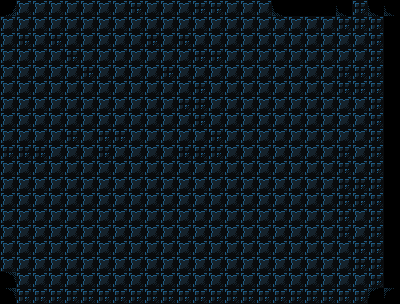

Rendered tile map (Tiled .tmx) drawn with the repository's tilesets; below, a short description and the map source with its tile grids summarised:
An orthogonal 25x19 tile map with 16x16 px tiles, 1 tile layer (background) and 133 objects (82x tile, 50x scene_switching_tile, actor).

<map version="1.4" tiledversion="1.4.3" orientation="orthogonal" renderorder="right-down" width="25" height="19" tilewidth="16" tileheight="16" infinite="0" nextlayerid="11" nextobjectid="281">
 <properties>
  <property name="display_name" value="Level Select" />
  <property name="next_level" value="./data/levels/tmx/L03-Pushing.tmx" />
  <property name="player_bomb_count" value="9" />
 </properties>
 <tileset firstgid="1" name="newtiledsheet" tilewidth="16" tileheight="16" tilecount="180" columns="9">
  <image source="../../newtiledsheet.png" width="144" height="320" />
  <tile id="0">
   <properties>
    <property name="destructable" value="" />
    <property name="solid" value="1" />
   </properties>
  </tile>
  <tile id="1">
   <properties>
    <property name="destructable" value="" />
    <property name="solid" value="1" />
   </properties>
  </tile>
  <tile id="2">
   <properties>
    <property name="destructable" value="" />
    <property name="solid" value="1" />
   </properties>
  </tile>
  <tile id="3">
   <properties>
    <property name="destructable" value="" />
    <property name="solid" value="1" />
   </properties>
  </tile>
  <tile id="4">
   <properties>
    <property name="destructable" value="" />
    <property name="solid" value="" />
   </properties>
  </tile>
  <tile id="9">
   <properties>
    <property name="destructable" value="" />
    <property name="solid" value="1" />
   </properties>
  </tile>
  <tile id="10">
   <properties>
    <property name="destructable" value="" />
    <property name="solid" value="1" />
   </properties>
  </tile>
  <tile id="11">
   <properties>
    <property name="destructable" value="" />
    <property name="solid" value="1" />
   </properties>
  </tile>
  <tile id="12">
   <properties>
    <property name="destructable" value="" />
    <property name="solid" value="1" />
   </properties>
  </tile>
  <tile id="13">
   <properties>
    <property name="destructable" value="" />
    <property name="solid" value="" />
   </properties>
  </tile>
  <tile id="18">
   <properties>
    <property name="destructable" value="" />
    <property name="solid" value="" />
   </properties>
  </tile>
  <tile id="19">
   <properties>
    <property name="destructable" value="" />
    <property name="solid" value="" />
   </properties>
  </tile>
  <tile id="20">
   <properties>
    <property name="destructable" type="bool" value="true" />
    <property name="solid" value="1" />
   </properties>
  </tile>
  <tile id="27">
   <properties>
    <property name="destructable" value="" />
    <property name="solid" value="1" />
   </properties>
  </tile>
  <tile id="28">
   <properties>
    <property name="destructable" value="" />
    <property name="solid" value="1" />
   </properties>
  </tile>
  <tile id="29">
   <properties>
    <property name="destructable" value="1" />
    <property name="solid" value="1" />
   </properties>
  </tile>
  <tile id="30">
   <properties>
    <property name="destructable" value="" />
    <property name="solid" value="1" />
   </properties>
  </tile>
  <tile id="31">
   <properties>
    <property name="destructable" value="" />
    <property name="solid" value="" />
   </properties>
  </tile>
  <tile id="32">
   <properties>
    <property name="destructable" value="" />
    <property name="solid" value="" />
   </properties>
  </tile>
  <tile id="54">
   <properties>
    <property name="destructable" value="" />
    <property name="solid" value="True" />
   </properties>
  </tile>
  <tile id="58">
   <properties>
    <property name="destructable" value="" />
    <property name="solid" value="" />
   </properties>
  </tile>
 </tileset>
 <layer id="1" name="background" width="25" height="19">
  <data>[475 cells, 455 non-empty, 6 distinct tile ids]</data>
 </layer>
 <objectgroup id="4" name="objects">
  <!-- 133 objects omitted --></objectgroup>
</map>
<!-- 133 of 133 objects omitted -->
